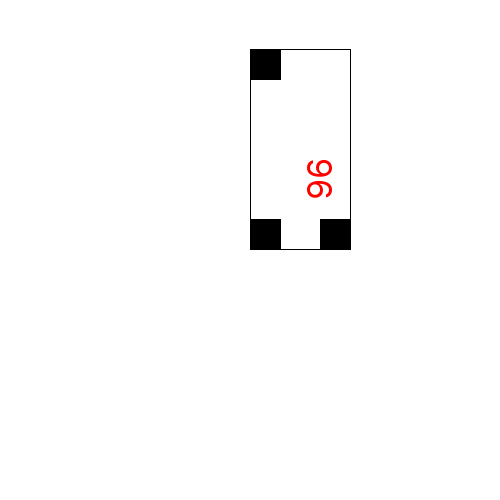
#> input picture public/test__90.png, 500 x 500 px
$ python test.py
#> lines starting #> are read from the running program, lines starting #| are printed output that depends on the picture; after the words box and inside, x2 and y2 are one past the last pixel; in counts of white or black regions, pixels touching at a corner belong together
from PIL import Image, ImageDraw, ImageFont
from PIL import Image
import sys
import pyocr
import pyocr.builders
import cv2
import math

def ocr(img_path="./public/test.png"):
    tools = pyocr.get_available_tools()
    if len(tools) == 0:
        print("No OCR tool found")
        sys.exit(1)
    tool = tools[0]
    print(f"Will use tool {tool.get_name()}")
    txt = tool.image_to_string(
        Image.open(img_path),
        lang="eng",
        builder = pyocr.builders.TextBuilder(tesseract_layout=6)
    )
    print(txt)

def save_rectangle(save_img_path="./public/template.png"):
    im = Image.new("RGB", (250, 150), color=(255,255,255))
    draw = ImageDraw.Draw(im)
    draw.rectangle((10, 10, 210, 110), fill="white", outline="black")
    draw.rectangle((10, 10, 30, 30), fill="black")
    draw.rectangle((190, 10, 210, 30), fill="black")
    draw.rectangle((10, 90, 30, 110), fill="black")
    im.save(save_img_path)

def template_match(img_path="./public/test__90.png", template_path="./public/template.png"):
    # 画像読込
    img = cv2.imread(img_path)
    template = cv2.imread(template_path)
    _, w, h = template.shape[::-1]

    res = cv2.matchTemplate(img,template,cv2.TM_CCOEFF_NORMED)
    min_val, max_val, min_loc, max_loc = cv2.minMaxLoc(res)
    top_left = max_loc
    btm_right = (top_left[0] + w, top_left[1] + h)

    cv2.rectangle(img,top_left, btm_right, 255, 2)

    cv2.imshow("test", img)
    cv2.waitKey(0)
    cv2.destroyAllWindows()


if __name__ == "__main__":
    import copy
    im = Image.new("RGB", (500, 500), color=(255, 255, 255))
#> im: PIL image 500x500 RGB; every value is 255
    font = ImageFont.truetype("Keyboard.ttf", 32)
    draw = ImageDraw.Draw(im)
    draw.rectangle((250, 250, 450, 350), fill="white", outline="black")
    draw.rectangle((250, 250, 280, 280), fill="black")
    draw.rectangle((420, 250, 450, 280), fill="black")
    draw.rectangle((250, 320, 280, 350), fill="black")
    draw.text((300, 300), "96", fill="red",font=font)
    # im = im.rotate(90)
    im.save("./public/test.png")
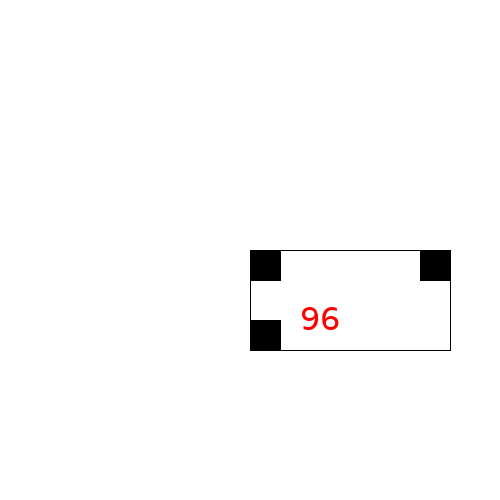
#> saved as test.png: PIL image 500x500 RGB; mean R, G, B 251.6, 251.3, 251.3

    ## save template.png
    save_rectangle()
#> in save_rectangle, `im = Image.new("RGB", (250, 150), color=(255,255,255))`: im: PIL image 250x150 RGB; every value is 255
#> in save_rectangle, `im.save(save_img_path)`:
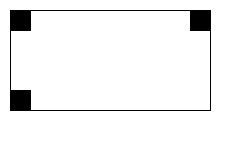
#> saved as template.png: PIL image 250x150 RGB; 95.2% white; 1 black region, box (x1, y1, x2, y2) and area: (10, 10, 211, 111) 1800

    ## template matching
    template_match()
#> in template_match, img is the input picture: shape (500, 500, 3); mean B, G, R 251.2, 251.2, 251.6
#> in template_match, `res = cv2.matchTemplate(img,template,cv2.TM_CCOEFF_NORMED)`:
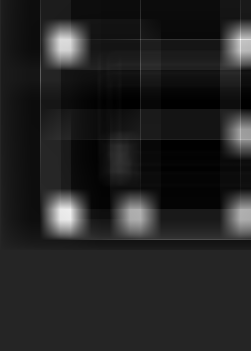
#> res: shape (351, 251) float32; min -0.0588, max 0.344, mean -0.00381; drawn with min black and max white
#> in template_match, `min_val, max_val, min_loc, max_loc = cv2.minMaxLoc(res)`: min_val = -0.0588; max_val = 0.344; min_loc = (122, 100); max_loc = (240, 39)
#> in template_match, `btm_right = (top_left[0] + w, top_left[1] + h)`: btm_right = (490, 189)
#> in template_match, `cv2.rectangle(img,top_left, btm_right, 255, 2)`:
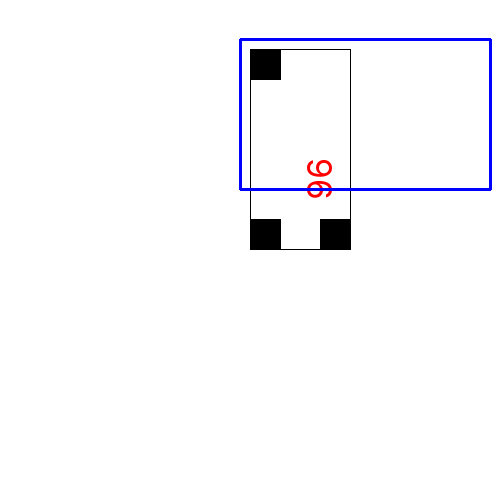
#> img: shape (500, 500, 3); 0.96% of pixels changed, all inside (x1, y1, x2, y2) = (239, 38, 492, 191)

    ##
    ocr("./public/test.png")
#> (the call stopped at in ocr, `tools = pyocr.get_available_tools()`: pyocr is not available in this run)

$ run again, with public/matched.png copied over public/test__90.png
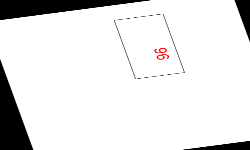
#> input picture public/matched.png, 250 x 150 px
#> in template_match, img is the input picture: shape (150, 250, 3); mean B, G, R 228.7, 228.7, 229
#> res = [0.0531]
#> min_val = 0.0531; min_loc = (0, 0)
#> btm_right = (250, 150)
#> in template_match, `cv2.rectangle(img,top_left, btm_right, 255, 2)`:
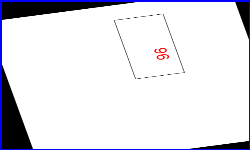
#> img: shape (150, 250, 3); 3.18% of pixels changed, all inside (x1, y1, x2, y2) = (0, 0, 250, 150)
